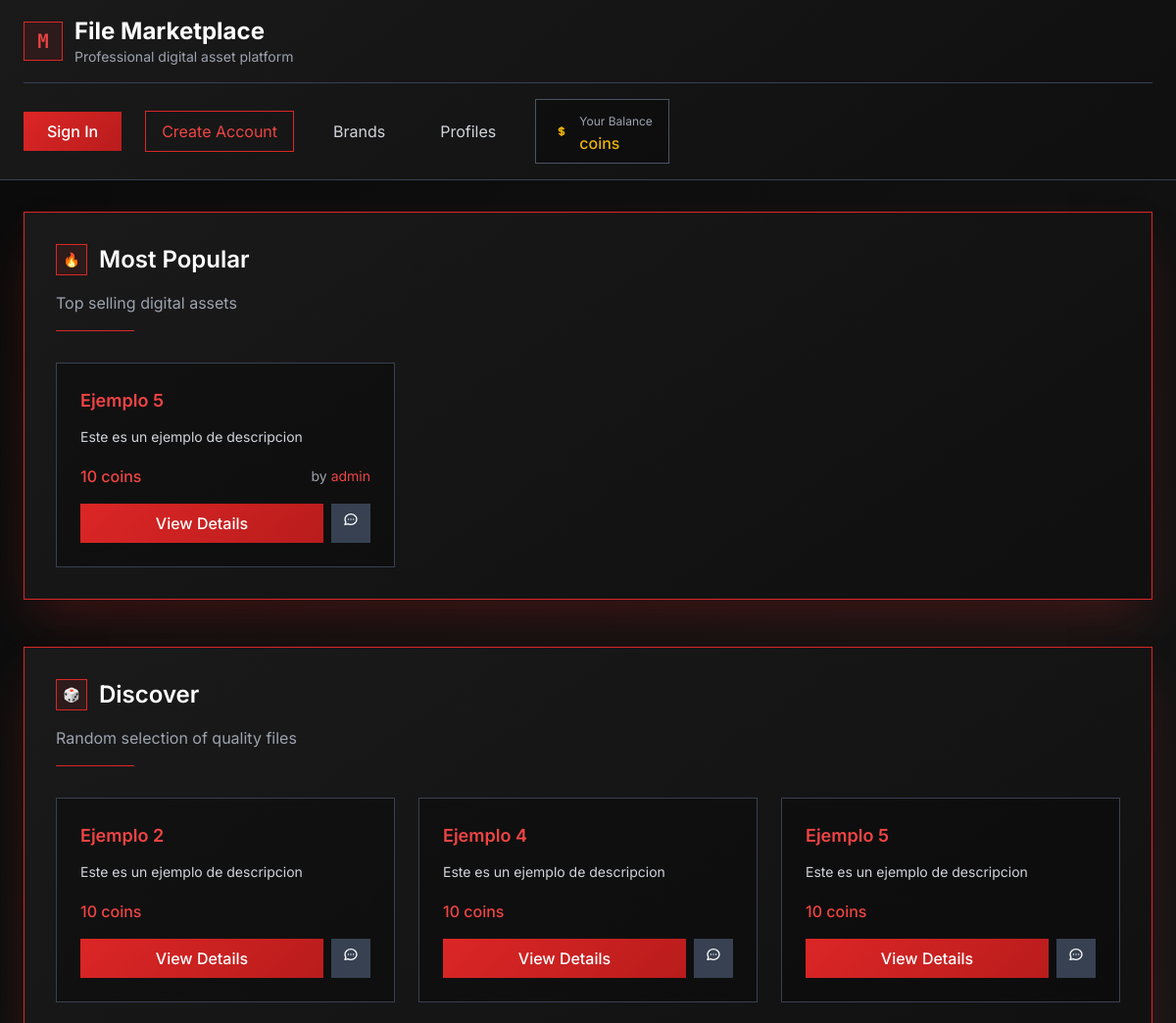
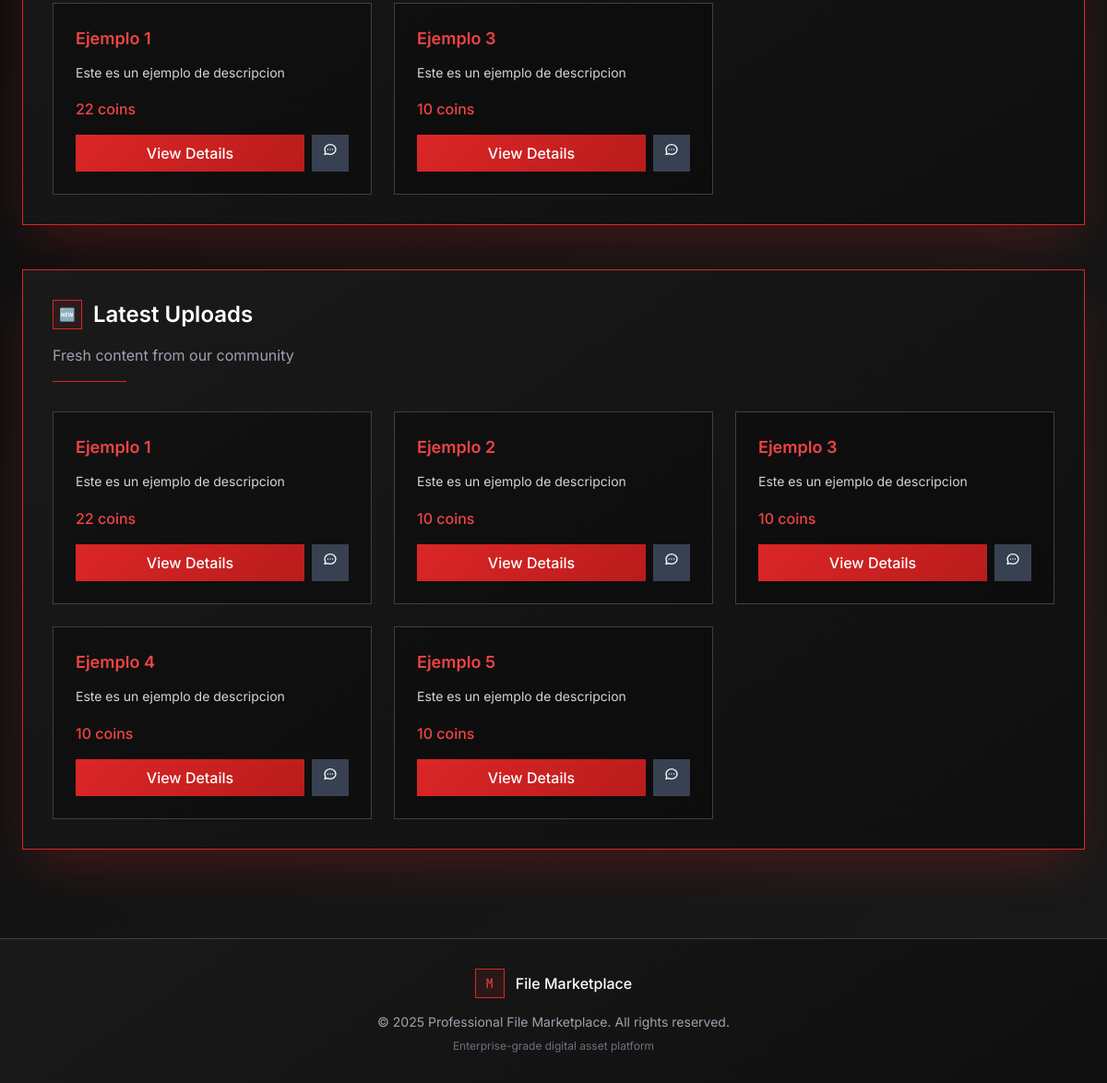
The page / on the database its author committed (2 pictures, top to bottom).
### app/models.py (models this page shows, shortened)
class File(models.Model):
    STATUS_CHOICES = (
        ('pending', 'Pending'),
        ('approved', 'Approved'),
        ('rejected', 'Rejected'),
        )
    title = models.CharField(max_length=255)
    description = models.TextField()
    file = models.FileField(storage=protected_storage, upload_to='')
    image = models.ImageField(upload_to='file_images/', blank=True, null=True)
    price = models.IntegerField()
    uploader = models.ForeignKey(User, on_delete=models.CASCADE, related_name='uploaded_files')
    status = models.CharField(max_length=10, choices=STATUS_CHOICES, default='pending')
    is_approved = models.BooleanField(default=False)
    upload_date = models.DateTimeField(default=timezone.now)

class User(AbstractUser):
    coins = models.IntegerField(default=0)
    is_admin = models.BooleanField(default=False)
    is_brand = models.BooleanField(default=False)

### app/views.py (the view)
# urls.py: path('', views.landing_page, name='landing'),
def landing_page(request):
    purchased_counts = Purchase.objects.values('file').annotate(count=Count('file')).order_by('-count')[:6]
    top_purchased_ids = [entry['file'] for entry in purchased_counts]
    top_purchased_files = File.objects.filter(id__in=top_purchased_ids, is_approved=True)
    random_files = File.objects.filter(is_approved=True).order_by('?')[:6]
    latest_files = File.objects.filter(is_approved=True).order_by('-upload_date')[:6]
    recommended_files = []
    if request.user.is_authenticated:
        recommended_files = File.objects.filter(is_approved=True).order_by('?')[:6]
    return render(request, 'landing.html', {
        'top_purchased_files': top_purchased_files,
        'random_files': random_files,
        'latest_files': latest_files,
        'recommended_files': recommended_files,
    })

### templates/landing.html (shortened to what this page needs)
{% load static %}
<!DOCTYPE html>
<html lang="es" class="dark">
<head>
    <script src="https://cdn.tailwindcss.com"></script>
</head>
<body class="min-h-screen text-white font-sans" style="background: linear-gradient(135deg, #0a0a0a 0%, #1a1a1a 100%);">
    <header class="border-b border-gray-700 backdrop-blur-sm" style="background: linear-gradient(145deg, #1a1a1a 0%, #0f0f0f 100%); border-bottom: 1px solid #374151;">
        <div class="max-w-7xl mx-auto px-6 py-4">
            <div class="flex items-center justify-between mb-4">
                <div class="flex items-center space-x-3">
                    <div class="w-10 h-10 bg-red-600 bg-opacity-10 border border-red-600 flex items-center justify-center">
                        <span class="text-red-500 text-xl font-mono font-bold">M</span>
                    </div>
                    <div>
                        <h1 class="text-2xl font-sans font-bold text-white">File Marketplace</h1>
                        <p class="text-gray-400 text-sm font-sans">Professional digital asset platform</p>
                    </div>
                </div>
            </div>
            <nav class="border-t border-gray-700 pt-4">
                <ul class="flex flex-wrap items-center gap-6">
                    {% if user.is_authenticated %}
                        <li>
                            <a href="{% url 'upload' %}" class="inline-flex items-center px-4 py-2 bg-red-600 hover:bg-red-700 text-white font-medium transition-all duration-300 transform hover:scale-105" style="background: linear-gradient(135deg, #dc2626 0%, #b91c1c 100%);">
                                <span class="mr-2">+</span> Upload File
                            </a>
                        </li>
                        <li>
                            <a href="{% url 'user_profile' user.username %}" class="inline-flex items-center px-4 py-2 border border-gray-600 text-gray-300 hover:text-white hover:border-red-500 transition-all duration-300">
                                My Profile
                            </a>
                        </li>
                        <li>
                            <a href="{% url 'comments_list' %}" class="inline-flex items-center px-4 py-2 border border-gray-600 text-gray-300 hover:text-white hover:border-red-500 transition-all duration-300">
                                <svg xmlns="http://www.w3.org/2000/svg" class="h-4 w-4 mr-2" fill="none" viewBox="0 0 24 24" stroke="currentColor">
                                    <path stroke-linecap="round" stroke-linejoin="round" stroke-width="2" d="M8 12h.01M12 12h.01M16 12h.01M21 12c0 4.418-4.03 8-9 8a9.863 9.863 0 01-4.255-.949L3 20l1.395-3.72C3.512 15.042 3 13.574 3 12c0-4.418 4.03-8 9-8s9 3.582 9 8z" />
                                </svg>
                                Comments
                            </a>
                        </li>
                        <li>
                            <a href="{% url 'logout' %}" class="inline-flex items-center px-4 py-2 text-gray-400 hover:text-red-400 transition-colors duration-300">
                                Sign Out
                            </a>
                        </li>
                    {% else %}
                        <li>
                            <a href="{% url 'login' %}" class="inline-flex items-center px-6 py-2 bg-red-600 hover:bg-red-700 text-white font-medium transition-all duration-300 transform hover:scale-105" style="background: linear-gradient(135deg, #dc2626 0%, #b91c1c 100%);">
                                Sign In
                            </a>
                        </li>
                        <li>
                            <a href="{% url 'register' %}" class="inline-flex items-center px-4 py-2 border border-red-600 text-red-500 hover:bg-red-600 hover:text-white transition-all duration-300">
                                Create Account
                            </a>
                        </li>
                    {% endif %}
                    <li>
                        <a href="{% url 'brand_list' %}" class="inline-flex items-center px-4 py-2 text-gray-300 hover:text-white transition-colors duration-300">
                            Brands
                        </a>
                    </li>
                    <li>
                        <a href="{% url 'profile_list' %}" class="inline-flex items-center px-4 py-2 text-gray-300 hover:text-white transition-colors duration-300">
                            Profiles
                        </a>
                    </li>
                    <li>
                        <div class="inline-flex items-center px-4 py-2 bg-black bg-opacity-30 border border-gray-600 text-gray-300">
                            <div>
                                <span class="text-gray-400 text-xs font-sans">Your Balance</span>
                                <div class="text-yellow-500 font-medium font-sans">{{ request.user.coins }} coins</div>
                            </div>
                        </div>
                    </li>
                </ul>
            </nav>
        </div>
    </header>
    <main class="max-w-7xl mx-auto px-6 py-8 space-y-12">
        <section class="bg-gray-900 p-8 border border-red-600 shadow-2xl" style="background: linear-gradient(145deg, #1a1a1a 0%, #0f0f0f 100%); border-color: #dc2626; box-shadow: 0 25px 50px -12px rgba(220, 38, 38, 0.25);">
            <div class="mb-8">
                <div class="flex items-center space-x-3 mb-4">
                    <div class="w-8 h-8 bg-red-600 bg-opacity-10 border border-red-600 flex items-center justify-center">
                        <span class="text-red-500 text-sm font-mono">🔥</span>
                    </div>
                    <h2 class="text-2xl font-sans font-semibold text-white">Most Popular</h2>
                </div>
                <p class="text-gray-400 font-sans mb-4">Top selling digital assets</p>
                <div class="w-20 h-px bg-red-600"></div>
            </div>
            <div class="grid gap-6 md:grid-cols-2 lg:grid-cols-3">
                {% for file in top_purchased_files %}
                    <div class="bg-black bg-opacity-30 border border-gray-700 p-6 hover:border-red-500 transition-all duration-300 transform hover:scale-105" style="background: rgba(0, 0, 0, 0.3);">
                        <h3 class="text-red-500 font-sans font-semibold text-lg mb-3">{{ file.title }}</h3>
                        <p class="text-gray-300 text-sm mb-4 leading-relaxed">{{ file.description|truncatewords:15 }}</p>
                        <div class="flex items-center justify-between mb-4">
                            <span class="text-red-500 font-medium">{{ file.price }} coins</span>
                            <span class="text-gray-400 text-sm">by <a href="{% url 'user_profile' file.uploader.username %}" class="text-red-500 hover:text-red-400 transition-colors duration-200">{{ file.uploader.username }}</a></span>
                        </div>
                        <div class="flex gap-2">
                            <a href="{% url 'file_detail' file.id %}" class="flex-1 text-center bg-red-600 hover:bg-red-700 text-white font-medium py-2 px-4 transition-all duration-300" style="background: linear-gradient(135deg, #dc2626 0%, #b91c1c 100%);">
                                View Details
                            </a>
                            <a href="{% url 'file_comments' file.id %}" class="bg-gray-700 hover:bg-gray-600 text-white font-medium py-2 px-3 transition-all duration-300" title="Comments">
                            </a>
                        </div>
                    </div>
                {% empty %}
                    <div class="col-span-full text-center py-12">
                        <div class="text-gray-500 text-6xl mb-4">📁</div>
                        <p class="text-gray-400 font-sans">No purchases yet</p>
                    </div>
                {% endfor %}
            </div>
        </section>
        <section class="bg-gray-900 p-8 border border-red-600 shadow-2xl" style="background: linear-gradient(145deg, #1a1a1a 0%, #0f0f0f 100%); border-color: #dc2626; box-shadow: 0 25px 50px -12px rgba(220, 38, 38, 0.25);">
            <div class="mb-8">
                <div class="flex items-center space-x-3 mb-4">
                    <div class="w-8 h-8 bg-red-600 bg-opacity-10 border border-red-600 flex items-center justify-center">
                        <span class="text-red-500 text-sm font-mono">🎲</span>
                    </div>
                    <h2 class="text-2xl font-sans font-semibold text-white">Discover</h2>
                </div>
                <p class="text-gray-400 font-sans mb-4">Random selection of quality files</p>
                <div class="w-20 h-px bg-red-600"></div>
            </div>
            <div class="grid gap-6 md:grid-cols-2 lg:grid-cols-3">
                {% for file in random_files %}
                    <div class="bg-black bg-opacity-30 border border-gray-700 p-6 hover:border-red-500 transition-all duration-300 transform hover:scale-105" style="background: rgba(0, 0, 0, 0.3);">
                        <h3 class="text-red-500 font-sans font-semibold text-lg mb-3">{{ file.title }}</h3>
                        <p class="text-gray-300 text-sm mb-4 leading-relaxed">{{ file.description|truncatewords:15 }}</p>
                        <div class="flex items-center justify-between mb-4">
                            <span class="text-red-500 font-medium">{{ file.price }} coins</span>
                        </div>
                        <div class="flex gap-2">
                            <a href="{% url 'file_detail' file.id %}" class="flex-1 text-center bg-red-600 hover:bg-red-700 text-white font-medium py-2 px-4 transition-all duration-300" style="background: linear-gradient(135deg, #dc2626 0%, #b91c1c 100%);">
                                View Details
                            </a>
                            <a href="{% url 'file_comments' file.id %}" class="bg-gray-700 hover:bg-gray-600 text-white font-medium py-2 px-3 transition-all duration-300" title="Comments">
                            </a>
                        </div>
                    </div>
                {% empty %}
                    <div class="col-span-full text-center py-12">
                        <div class="text-gray-500 text-6xl mb-4">🎯</div>
                        <p class="text-gray-400 font-sans">No files available</p>
                    </div>
                {% endfor %}
            </div>
        </section>
        <section class="bg-gray-900 p-8 border border-red-600 shadow-2xl" style="background: linear-gradient(145deg, #1a1a1a 0%, #0f0f0f 100%); border-color: #dc2626; box-shadow: 0 25px 50px -12px rgba(220, 38, 38, 0.25);">
            <div class="mb-8">
                <div class="flex items-center space-x-3 mb-4">
                    <div class="w-8 h-8 bg-red-600 bg-opacity-10 border border-red-600 flex items-center justify-center">
                        <span class="text-red-500 text-sm font-mono">🆕</span>
                    </div>
                    <h2 class="text-2xl font-sans font-semibold text-white">Latest Uploads</h2>
                </div>
                <p class="text-gray-400 font-sans mb-4">Fresh content from our community</p>
                <div class="w-20 h-px bg-red-600"></div>
            </div>
            <div class="grid gap-6 md:grid-cols-2 lg:grid-cols-3">
                {% for file in latest_files %}
                    <div class="bg-black bg-opacity-30 border border-gray-700 p-6 hover:border-red-500 transition-all duration-300 transform hover:scale-105" style="background: rgba(0, 0, 0, 0.3);">
                        <h3 class="text-red-500 font-sans font-semibold text-lg mb-3">{{ file.title }}</h3>
                        <p class="text-gray-300 text-sm mb-4 leading-relaxed">{{ file.description|truncatewords:15 }}</p>
                        <div class="flex items-center justify-between mb-4">
                            <span class="text-red-500 font-medium">{{ file.price }} coins</span>
                        </div>
                        <div class="flex gap-2">
                            <a href="{% url 'file_detail' file.id %}" class="flex-1 text-center bg-red-600 hover:bg-red-700 text-white font-medium py-2 px-4 transition-all duration-300" style="background: linear-gradient(135deg, #dc2626 0%, #b91c1c 100%);">
                                View Details
                            </a>
                            <a href="{% url 'file_comments' file.id %}" class="bg-gray-700 hover:bg-gray-600 text-white font-medium py-2 px-3 transition-all duration-300" title="Comments">
                            </a>
                        </div>
                    </div>
                {% empty %}
                    <div class="col-span-full text-center py-12">
                        <div class="text-gray-500 text-6xl mb-4">📤</div>
                        <p class="text-gray-400 font-sans">No recent uploads</p>
                    </div>
                {% endfor %}
            </div>
        </section>
    </main>
    <footer class="border-t border-gray-700 mt-16" style="background: linear-gradient(145deg, #1a1a1a 0%, #0f0f0f 100%);">
        <div class="max-w-7xl mx-auto px-6 py-8">
            <div class="text-center">
                <div class="flex items-center justify-center space-x-3 mb-4">
                    <div class="w-8 h-8 bg-red-600 bg-opacity-10 border border-red-600 flex items-center justify-center">
                        <span class="text-red-500 text-sm font-mono">M</span>
                    </div>
                    <span class="text-white font-sans font-medium">File Marketplace</span>
                </div>
                <p class="text-gray-400 text-sm font-sans">&copy; 2025 Professional File Marketplace. All rights reserved.</p>
                <p class="text-gray-500 text-xs font-sans mt-2">Enterprise-grade digital asset platform</p>
            </div>
        </div>
    </footer>
</body>
</html>

### templates/landing.html (style rules this page uses)
body { font-family: 'Inter', system-ui, sans-serif; }
* { transition: color 0.2s ease, background-color 0.2s ease, border-color 0.2s ease; }

### rows shown on the page
File: title "Ejemplo 5", description "Este es un ejemplo de descripcion", price "10", uploader.username "admin"
File: title "Ejemplo 2", description "Este es un ejemplo de descripcion", price "10"
File: title "Ejemplo 4", description "Este es un ejemplo de descripcion", price "10"
File: title "Ejemplo 1", description "Este es un ejemplo de descripcion", price "22"
File: title "Ejemplo 3", description "Este es un ejemplo de descripcion", price "10"
